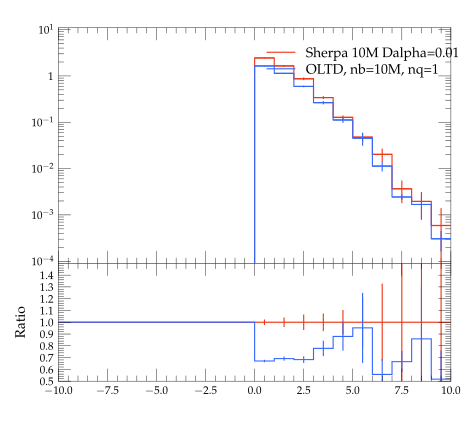

The script that saved this image:
#! /usr/bin/env python

# This Python script was auto-generated using YODA v2.0.0.
# Analysis object: /evtb/inc_tjg_deta
# Timestamp: 13-04-2024 (07:56:31)

import matplotlib as mpl
import matplotlib.pyplot as plt
mpl.use('Agg') # comment out for interactive use
import os
import numpy as np

plotDir = os.path.split(os.path.realpath(__file__))[0]
if 'YODA_USER_PLOT_PATH' in globals():
    plot_outdir = globals()['YODA_USER_PLOT_PATH']
else:
    plot_outdir = plotDir

#plot style
plt.style.use(os.path.join(plotDir, '../default.mplstyle'))
# plot metadata
figW, figH = plt.rcParams['figure.figsize']
ax_xLabel = r''
ax_yLabel = r''
ax_title  = r''
ax_xScale = 'linear'
ax_yScale = 'log'
xLims = (-10.0, 10.0)
yLims = (9e-05, 11.0)

# TeX-friendly labels for the legend
labels = [ r"Sherpa 10M Dalpha=0.01", r"OLTD, nb=10M, nq=1" ]

# Create figure and axis objects
fig, (ax, ratio0_ax) = plt.subplots(2, 1, sharex=True,
                  figsize=(figW,figH), gridspec_kw={'height_ratios': (2, 1)})
ratio0_ax.yaxis.set_major_locator(mpl.ticker.MultipleLocator(0.1))
ratio0_ax.set_ylim(0.5, 1.4999)
ratio0_ax.set_ylabel('Ratio')

# LineColor map: curve index -> color
linecolors = {0: '#EE3311', 1: '#3366FF'}
# the numerical data is stored in a separate file
dataf = dict()
prefix = os.path.split(__file__)[0]
if prefix:    prefix = prefix + '/'
exec(open(prefix+'inc_tjg_deta__data.py').read(), dataf)


legend_handles = [] # keep track of handles for the legend

# style options for curves
# starts at zorder>=5 to draw curve on top of legend
styles = {
  'curve0': {
    'color' : linecolors[0],
    'linestyle' : '-',
    'marker' : 'o',
    'zorder' : 5,
    'histstyle' : True,
  },
  'curve1': {
    'color' : linecolors[1],
    'linestyle' : '-',
    'marker' : 'o',
    'zorder' : 6,
    'histstyle' : True,
  },
}
# curve from input yoda files in main panel
for label in dataf['yvals'].keys():
    if all(np.isnan(v) for v in dataf['yvals'][label]):
        continue
    tmp = None
    if styles[label]['histstyle']: # draw as histogram
        tmp, = ax.plot(dataf['xedges'], dataf['yedges'][label],
                       color=styles[label]['color'],
                       linestyle=styles[label]['linestyle'],
                       drawstyle='steps-pre', solid_joinstyle='miter',
                       zorder=styles[label]['zorder'], label=label)
        ax.errorbar(dataf['xpoints'], dataf['yvals'][label], color=styles[label]['color'],
                    xerr=dataf['xerrs'], yerr=[dataf['ydowns'][label], dataf['yups'][label]],
                    linestyle='none', zorder=styles[label]['zorder'])
    else: # draw as scatter
        tmp = ax.errorbar(dataf['xpoints'], dataf['yvals'][label],
                          xerr=dataf['xerrs'],
                          yerr=[ dataf['ydowns'][label],
                          dataf['yups'][label] ],
                          fmt=styles[label]['marker'],
                          ecolor=styles[label]['color'],
                          color=styles[label]['color'], zorder=2)
        tmp[-1][0].set_linestyle(styles[label]['linestyle'])
    legend_handles += [tmp]
    for varLabel in dataf['variation_yvals'].keys():
        if varLabel.startswith(label):
            tmp, = ax.plot(dataf['xedges'], dataf['variation_yvals'][varLabel],
                           color=styles[label]['color'],
                           linestyle=styles[label]['linestyle'],
                           drawstyle='steps-pre', solid_joinstyle='miter',
                           zorder=styles[label]['zorder'], alpha=0.5)


# plots on ratio panel
# curve from input yoda files in ratio panel
for label, yvals in dataf['ratio0_yvals'].items():
    if all(np.isnan(v) for v in yvals):
        continue
    if styles[label]['histstyle']: # plot as histogram
        ratio0_ax.plot(dataf['xedges'], yvals,
                       color=styles[label]['color'],
                       linestyle=styles[label]['linestyle'],
                       drawstyle='steps-pre', zorder=1,
                       solid_joinstyle='miter')
        ratio0_ax.vlines(dataf['xpoints'],
                         dataf['ratio0_ymin'][label],
                         dataf['ratio0_ymax'][label],
                         color=styles[label]['color'], zorder=1)
    else: # plot as scatter
        tmp = ratio0_ax.errorbar(dataf['xpoints'],
                                 yvals, xerr=dataf['xerrs'],
                                 yerr=dataf['ratio0_yerrs'][label],
                                 fmt=styles[label]['marker'],
                                 ecolor=styles[label]['color'],
                                 color=styles[label]['color'])
        tmp[-1][0].set_linestyle(styles[label]['linestyle'])

    for varlabel in dataf['ratio0_variation_vals'].keys():
        if varlabel.startswith(label):
            ratio0_ax.plot(dataf['xedges'],
                            dataf['ratio0_variation_vals'][varlabel],
                            color=styles[label]['color'],
                            linestyle=styles[label]['linestyle'],
                            drawstyle='steps-pre', solid_joinstyle='miter',
                            zorder=1, alpha=0.5)

legend_pos = (0.5, 0.97)
ax.legend(legend_handles, labels, loc='upper left', bbox_to_anchor=legend_pos)

# set plot metadata as defined above
ratio0_ax.set_xlabel(ax_xLabel)
ratio0_ax.xaxis.set_label_coords(1., -.15)
ax.set_ylabel(ax_yLabel, loc='top')
ax.set_title(ax_title, loc='left')
ax.set_xscale(ax_xScale)
ax.set_yscale(ax_yScale)
ax.set_xlim(xLims)
ax.set_ylim(yLims)

# tick formatting
plt.rcParams['xtick.top'] = True
plt.rcParams['ytick.right'] = True
ax.yaxis.set_major_locator(mpl.ticker.LogLocator(base=10.0, numticks=np.inf))
ax.yaxis.set_minor_locator(mpl.ticker.LogLocator(
                           base=10.0, subs=np.arange(0.1, 1, 0.1), numticks=np.inf))
fig.align_ylabels((ax, ratio0_ax))
plt.savefig(os.path.join(plot_outdir, 'inc_tjg_deta.pdf'), format='PDF')
plt.savefig(os.path.join(plot_outdir, 'inc_tjg_deta.png'), format='PNG')

plt.close(fig)
